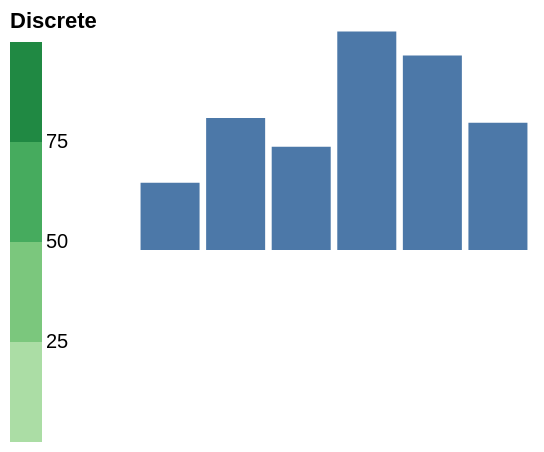

Express this chart as Vega-Lite.
### Vega specification from a JSON file in a GitHub repository (floating-point values rounded to 4 significant figures)
{"width": 200, "height": 120, "padding": 5, "data": [{"name": "t", "values": [{"a": "Alpha", "b": 28, "c": "x", "d": 1}, {"a": "Bravo", "b": 55, "c": "y", "d": 2}, {"a": "Charlie", "b": 43, "c": "x", "d": 3}, {"a": "Delta", "b": 91, "c": "z", "d": 4}, {"a": "Echo", "b": 81, "c": "y", "d": 5}, {"a": "Foxtrot", "b": 53, "c": "z", "d": 6}]}], "scales": [{"name": "x", "type": "band", "domain": {"data": "t", "field": "a"}, "range": "width", "padding": 0.1}, {"name": "y", "type": "linear", "domain": {"data": "t", "field": "b"}, "range": "height", "nice": true}, {"name": "color", "type": "ordinal", "domain": {"data": "t", "field": "c"}, "range": {"scheme": "category10"}}, {"name": "ramp", "type": "linear", "domain": {"data": "t", "field": "d"}, "range": {"scheme": "blues"}}, {"name": "size", "type": "linear", "domain": {"data": "t", "field": "b"}, "range": [10, 200]}, {"name": "shape", "type": "ordinal", "domain": {"data": "t", "field": "c"}, "range": "symbol"}, {"name": "quant", "type": "quantize", "domain": [0, 100], "range": {"scheme": "greens", "count": 4}}], "marks": [{"type": "rect", "from": {"data": "t"}, "encode": {"enter": {"x": {"scale": "x", "field": "a"}, "width": {"scale": "x", "band": 1}, "y": {"scale": "y", "field": "b"}, "y2": {"scale": "y", "value": 0}}}}], "legends": [{"fill": "quant", "type": "gradient", "title": "Discrete", "orient": "left"}]}
